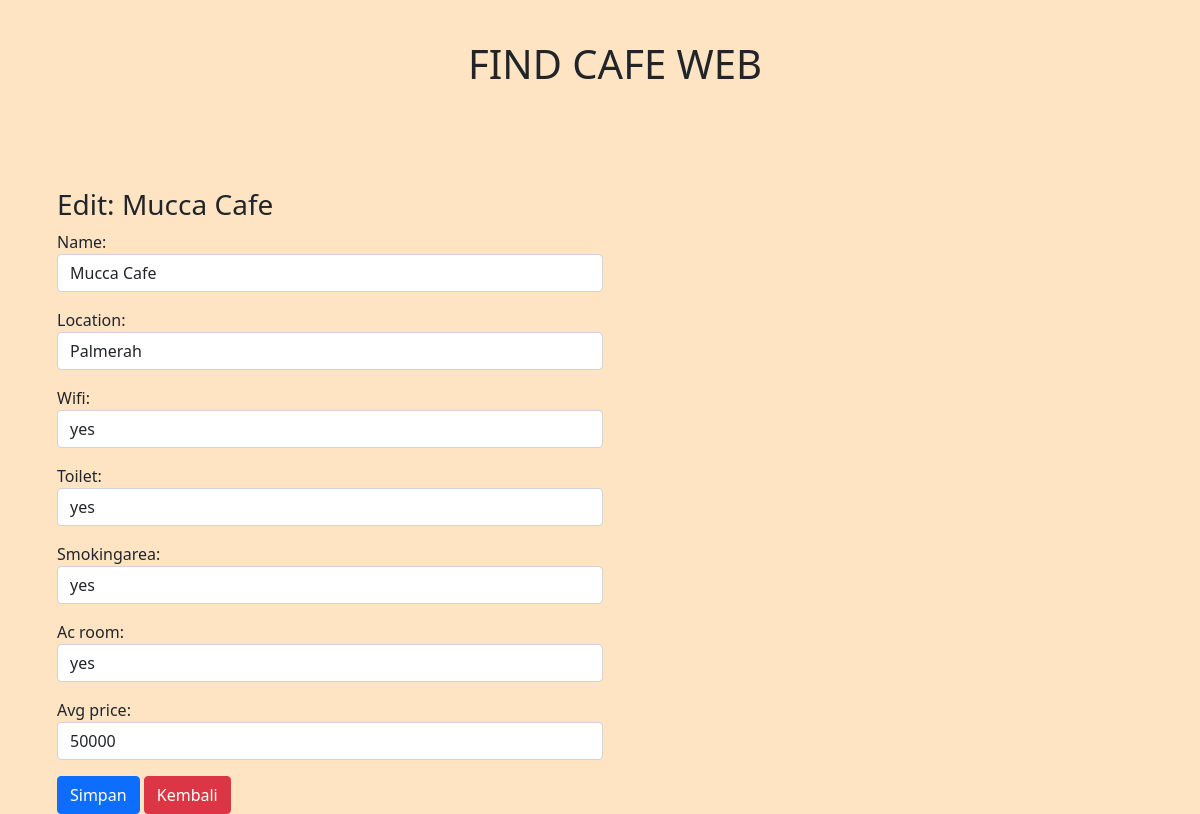
Screenshot of /list-cafe/edit-cafe/3 with the database file from the repository.
### findcafe/models.py (models this page shows, shortened)
class Cafe(models.Model):
    name = models.CharField(max_length=50)
    location = models.CharField(max_length=50)
    wifi = models.CharField(max_length=3)
    toilet = models.CharField(max_length=3)
    smokingarea = models.CharField(max_length=3)
    ac_room = models.CharField(max_length=3)
    avg_price = models.IntegerField()

### findcafe/views.py (the view)
# urls.py: path('list-cafe/edit-cafe/<int:id_cafe>', edit_cafe, name='edit_cafe'),
def edit_cafe(request, id_cafe):
    cafe = Cafe.objects.get(id=id_cafe)
    template = 'edit-cafe.html'
    if request.POST:
        form = CafeForm(request.POST, instance=cafe)
        if form.is_valid():
            form.save()
            messages.success(request, 'Data changed successfully')
            return redirect('edit_cafe', id_cafe=id_cafe)
    else:
        form = CafeForm(instance=cafe)
        content = {
            'form' : form,
            'cafe': cafe,
            }
        return render(request, template, content)

### findcafe/forms.py
class CafeForm(ModelForm):
    class Meta:
        model = Cafe
        fields = '__all__'
        widgets = {
            'name' : forms.TextInput({'class' : 'form-control'}),
            'location' : forms.TextInput({'class' : 'form-control'}),
            'wifi' : forms.TextInput({'class' : 'form-control'}),
            'toilet' : forms.TextInput({'class' : 'form-control'}),
            'smokingarea' : forms.TextInput({'class' : 'form-control'}),
            'ac_room' : forms.TextInput({'class' : 'form-control'}),
            'avg_price' : forms.TextInput({'class' : 'form-control'}),
        }

### findcafe/templates/edit-cafe.html (shortened to what this page needs)
{% extends 'base.html' %} {% block content %}
<div class="container">
  <div class="row">
    <div class="col-md-6">
      <h3>Edit: {{cafe.name}}</h3>
      <form action="{% url 'edit_cafe' cafe.id %}" method="post">
        {% csrf_token %} {{form.as_p}}
        <button class="btn btn-primary">Simpan</button>
        <a href="/list-cafe" class="btn btn-danger">Kembali</a>
      </form>
    </div>
  </div>
</div>
{% endblock %}

### static/css/style.css (style rules this page uses)
body { background-color: bisque; }

### templates/base.html (style rules this page uses)
body { padding-left: 30px; }

### rows the page displays
Cafe: name "Mucca Cafe", location "Palmerah", wifi "yes", toilet "yes", smokingarea "yes", ac_room "yes", avg_price "50000"
